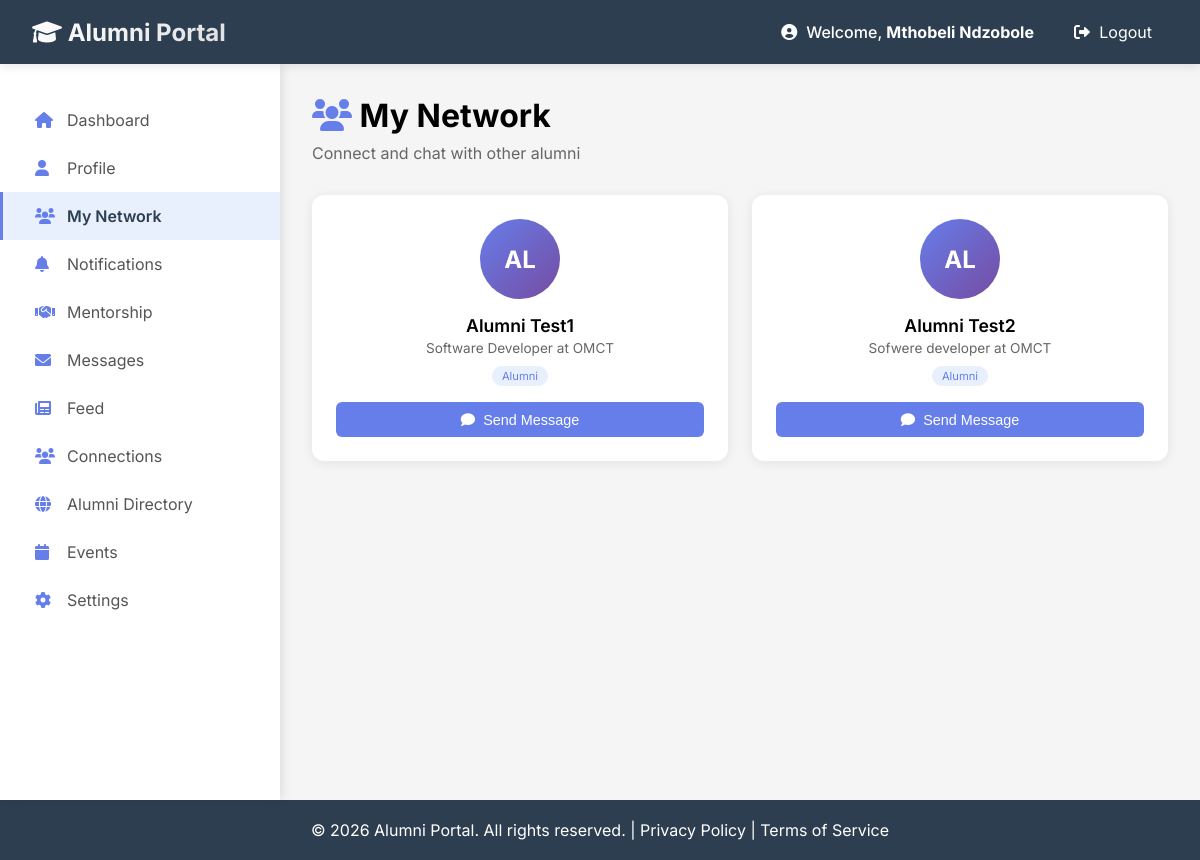
The page /alumni/connections (signed in) on the database its author committed.
### app/models/user.py (models this page shows)
class User(db.Model):
    __tablename__ = 'users'
    id = db.Column(db.Integer, primary_key=True)
    full_name = db.Column(db.String(100))
    email = db.Column(db.String(120), unique=True, nullable=False)
    password_hash = db.Column(db.Text, nullable=False)
    role = db.Column(db.String(20), nullable=False)
    profile_picture = db.Column(db.Text, default='default_avatar.png')
    created_at = db.Column(db.DateTime, default=datetime.utcnow)

class AlumniProfile(db.Model):
    __tablename__ = 'alumni_profiles'
    id = db.Column(db.Integer, primary_key=True)
    user_id = db.Column(db.Integer, db.ForeignKey('users.id', ondelete='CASCADE'), unique=True)
    job_title = db.Column(db.String(100))
    company = db.Column(db.String(100))
    industry = db.Column(db.String(100))
    skills = db.Column(db.Text)
    graduation_year = db.Column(db.Integer)
    mentorship_available = db.Column(db.Boolean, default=True)
    rating_count = db.Column(db.Integer, default=0)

### app/routes/views_routes.py (the view)
@views.route("/alumni/connections")
def alumni_connections():
    user = get_current_user()
    if not user or user.role != 'alumni':
        return redirect(url_for('views.login_page'))
    from ..models.user import Connection, User, AlumniProfile
    connections = Connection.query.filter(
        ((Connection.user_id == user.id) | (Connection.connected_user_id == user.id)),
        Connection.status == 'accepted'
    ).all()
    connection_list = []
    for conn in connections:
        other_id = conn.connected_user_id if conn.user_id == user.id else conn.user_id
        other_user = User.query.get(other_id)
        if other_user:
            alumni_profile = AlumniProfile.query.filter_by(user_id=other_user.id).first() if other_user.role == 'alumni' else None
            connection_list.append({
                'id': other_user.id,
                'name': other_user.full_name,
                'role': other_user.role,
                'avatar': other_user.full_name[:2].upper(),
                'job_title': alumni_profile.job_title if alumni_profile else None,
                'company': alumni_profile.company if alumni_profile else None
            })
    return render_template("alumni/connections.html", user=user, connections=connection_list)

### app/routes/views_routes.py (called while the page is built)
def get_current_user():
    if 'user_id' in session:
        return User.query.get(session['user_id'])
    return None

### app/templates/Alumni/connections.html (shortened to what this page needs)
{% extends "alumni/base_alumni.html" %}
{% block alumni_content %}
<div class="connections-container">
    <div class="connections-header">
        <h1><i class="fas fa-users" style="color: #667eea;"></i> My Network</h1>
        <p>Connect and chat with other alumni</p>
    </div>
    <div class="connections-grid">
        {% if connections and connections|length > 0 %}
            {% for connection in connections %}
            <div class="connection-card">
                <div class="connection-avatar">{{ connection.avatar }}</div>
                <div class="connection-name">{{ connection.name }}</div>
                <div class="connection-title">
                    {% if connection.job_title %}
                        {{ connection.job_title }}
                        {% if connection.company %} at {{ connection.company }}{% endif %}
                    {% else %}
                        {% if connection.role == 'alumni' %}Alumni Member{% else %}Student{% endif %}
                    {% endif %}
                </div>
                <div class="connection-role role-alumni">
                    {% if connection.role == 'alumni' %}Alumni{% else %}Student{% endif %}
                </div>
                <button class="btn-message" onclick="startChat({{ connection.id }})">
                    <i class="fas fa-comment"></i> Send Message
                </button>
            </div>
            {% endfor %}
        {% endif %}
    </div>
</div>
{% endblock %}

### app/templates/base.html (shortened to what this page needs)
<!DOCTYPE html>
<html lang="en">
<head>
    <link rel="stylesheet" href="https://cdnjs.cloudflare.com/ajax/libs/font-awesome/6.0.0/css/all.min.css">
</head>
<body>
    <nav class="navbar">
        <div class="logo">
            <a href="{{ url_for('views.home') }}">
                <i class="fas fa-graduation-cap"></i> Alumni Portal
            </a>
        </div>
        <div class="user-menu">
            {% if session.get('user_id') %}
                <span>
                    <i class="fas fa-user-circle"></i>
                    Welcome, <strong>{{ session.get('user_name', 'User') }}</strong>
                </span>
                <a href="{{ url_for('auth.logout') }}">
                    <i class="fas fa-sign-out-alt"></i> Logout
                </a>
            {% endif %}
        </div>
    </nav>
    {% block content %}{% endblock %}
    <footer class="footer">
        <p>&copy; 2026 Alumni Portal. All rights reserved. | <a href="#" style="color: white; text-decoration: none;">Privacy Policy</a> | <a href="#" style="color: white; text-decoration: none;">Terms of Service</a></p>
    </footer>
</body>
</html>

### app/templates/Alumni/connections.html (style rules this page uses)
.connections-container { max-width: 1000px; margin: 0 auto; }
.connections-header { margin-bottom: 2rem; }
.connections-header h1 { font-size: 2rem; margin-bottom: 0.5rem; }
.connections-header p { color: #666; }
.connections-grid { display: grid; grid-template-columns: repeat(auto-fill, minmax(300px, 1fr)); gap: 1.5rem; }
.connection-card { background: white; border-radius: 12px; padding: 1.5rem; box-shadow: 0 2px 12px rgba(0,0,0,0.08); transition: all 0.2s; text-align: center; }
.connection-avatar { width: 80px; height: 80px; background: linear-gradient(135deg, #667eea 0%, #764ba2 100%); border-radius: 50%; display: flex; align-items: center; justify-content: center; color: white; font-weight: bold; font-size: 1.5rem; margin: 0 auto 1rem; }
.connection-name { font-weight: 600; font-size: 1.1rem; margin-bottom: 0.25rem; }
.connection-title { font-size: 0.85rem; color: #666; margin-bottom: 0.5rem; }
.connection-role { display: inline-block; padding: 0.2rem 0.6rem; border-radius: 20px; font-size: 0.7rem; margin-bottom: 1rem; }
.role-alumni { background: #e8f0fe; color: #667eea; }
.btn-message { width: 100%; padding: 0.6rem; background: #667eea; color: white; border: none; border-radius: 6px; cursor: pointer; transition: all 0.2s; font-size: 0.9rem; display: flex; align-items: center; justify-content: center; gap: 0.5rem; }

### app/templates/base.html (style rules this page uses)
* { margin: 0; padding: 0; box-sizing: border-box; }
body { font-family: 'Inter', -apple-system, BlinkMacSystemFont, 'Segoe UI', Roboto, Oxygen, Ubuntu, sans-serif; background: #f5f5f5; min-height: 100vh; display: flex; flex-direction: column; }
.navbar { background: #2c3e50; color: white; padding: 1rem 2rem; display: flex; justify-content: space-between; align-items: center; position: sticky; top: 0; z-index: 1000; height: 64px; width: 100%; box-shadow: 0 2px 10px rgba(0,0,0,0.1); }
.logo a { color: white; text-decoration: none; font-size: 1.5rem; font-weight: bold; white-space: nowrap; background: linear-gradient(135deg, #fff 0%, #e0e0e0 100%); -webkit-background-clip: text; -webkit-text-fill-color: transparent; background-clip: text; }
.user-menu { display: flex; align-items: center; gap: 1.5rem; }
.user-menu span { font-weight: 500; white-space: nowrap; }
.user-menu a { color: white; text-decoration: none; padding: 0.5rem 1rem; border-radius: 5px; transition: background 0.3s; white-space: nowrap; }
.user-menu i { margin-right: 0.3rem; }
.footer { background: #2c3e50; color: white; text-align: center; padding: 1rem; margin-top: auto; height: 60px; display: flex; align-items: center; justify-content: center; }

### rows shown on the page
User: get "Mthobeli Ndzobole"
User: name "Alumni Test1"
AlumniProfile: job_title "Software Developer", company "OMCT"
User: name "Alumni Test2"
AlumniProfile: job_title "Sofwere developer", company "OMCT"

### other values the page prints
{{ connection.avatar }} "AL" "AL"
